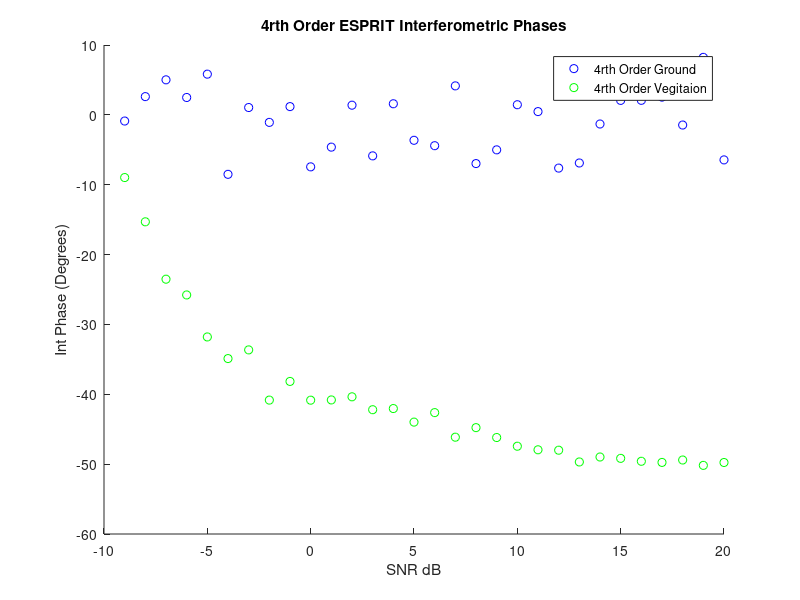
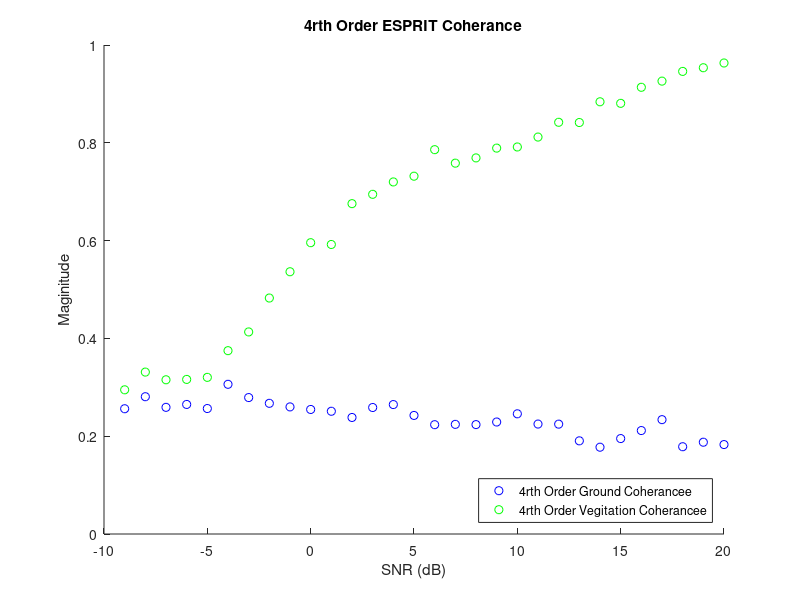

Write the MATLAB code that produced these figures, in order.
%% Forth Order ESPRIT
clc;clear;
%% Initializations
alpha = 1; %ground weighting factor
beta = 1;   %veg weighting factor

Pol_ground = [ 1; 1; 0; -1; 0; 0;]./sqrt(3); %ground
Pol_vegitation = [ 1; 1; 1; 1; 1; 1;]./sqrt(6); %vegitation

G_O = 30;
ground_offset = G_O*pi/180;
V_O = 50;
vegitation_offset = V_O*pi/180;

Averaged_samples = 100;
Window = 50;    %size of window
SNR_samples = 30;

ground_phase = zeros(SNR_samples,1); 
ground_mag = zeros(SNR_samples,1); 

vegitation_phase = zeros(SNR_samples,1);
vegitation_mag = zeros(SNR_samples,1);

SNR = zeros(1,SNR_samples);
%% Matrix Construction
for SNR_sample = 1:SNR_samples;
    
    SNR(SNR_sample)=SNR_sample-10;
    Noise = (10^(-SNR(SNR_sample)/20))/sqrt(3);
    
    for unusedvariable = 1:Averaged_samples
        
        g =  Pol_ground*(sqrt(-2*log(1-rand(1,Window))).*exp(1i*2*pi*rand(1,Window)));
        v =  Pol_vegitation*(sqrt(-2*log(1-rand(1,Window))).*exp(1i*2*pi*rand(1,Window)));
        
        s1 = alpha*g + beta*v;
        s2 = alpha*exp(1i*ground_offset)*g + beta*exp(1i*vegitation_offset)*v;
        
        s1_Noise = s1 + Noise*sqrt(-2*log(1-rand(6,Window))).*exp(1i*2*pi*rand(6,Window));
        s2_Noise = s2 + Noise*sqrt(-2*log(1-rand(6,Window))).*exp(1i*2*pi*rand(6,Window));
        
        %% ESPRIT Algorithm
        S1 = [s1_Noise(1,:).*s1_Noise(1,:)
            s1_Noise(2,:).*s1_Noise(2,:)
            s1_Noise(3,:).*s1_Noise(3,:)
            s1_Noise(1,:).*s1_Noise(2,:)
            s1_Noise(1,:).*s1_Noise(3,:)
            s1_Noise(2,:).*s1_Noise(3,:)];
        
        S2 = [s2_Noise(1,:).*s2_Noise(1,:)
            s2_Noise(2,:).*s2_Noise(2,:)
            s2_Noise(3,:).*s2_Noise(3,:)
            s2_Noise(1,:).*s2_Noise(2,:)
            s2_Noise(1,:).*s2_Noise(3,:)
            s2_Noise(2,:).*s2_Noise(3,:)];
        
        R1 = S1*S1'/Window;
        R2 = S1*S2'/Window;
        
        [eigenvec,eigenval] = eig(pinv(R1)*R2);
        
%         [~,srt]=sort(angle(diag(eigenval)),'descend');
        
%         Leig_copol = abs(eigenvec(1,srt(1)))^2 + abs(eigenvec(2,srt(1)))^2;
%         SLeig_copol = abs(eigenvec(1,srt(2)))^2 + abs(eigenvec(2,srt(2)))^2;
%                 
%         if (Leig_copol >= SLeig_copol)
%             
%         ground_phase(Averaged_sample) = ground_phase(Averaged_sample) + angle(eigenval(srt(1),srt(1)))/samples;
%         ground_mag(Averaged_sample) = ground_mag(Averaged_sample) + abs(eigenval(srt(1),srt(1)))/samples;
%         
%         vegitation_phase(Averaged_sample) = vegitation_phase(Averaged_sample) + angle(eigenval(srt(2),srt(2)))/samples;
%         vegitation_mag(Averaged_sample) = vegitation_mag(Averaged_sample) + abs(eigenval(srt(2),srt(2)))/samples;
%             
%         else
%             
%         ground_phase(Averaged_sample) = ground_phase(Averaged_sample) + 0.5*angle(eigenval(srt(2),srt(2)))/samples;
%         ground_mag(Averaged_sample) = ground_mag(Averaged_sample) + abs(eigenval(srt(2),srt(2)))/samples;
%         
%         vegitation_phase(Averaged_sample) = vegitation_phase(Averaged_sample) + 0.5*angle(eigenval(srt(1),srt(1)))/samples;
%         vegitation_mag(Averaged_sample) = vegitation_mag(Averaged_sample) + abs(eigenval(srt(1),srt(1)))/samples;
%             
%         end
        
        
        val1 = abs(Pol_ground'*eigenvec);
        [~,srt] = sort(val1,'descend');
        ground_phase(SNR_sample) = ground_phase(SNR_sample) + 0.5*angle(eigenval(srt(1),srt(1)))/Averaged_samples;
        ground_mag(SNR_sample) = ground_mag(SNR_sample) + abs(eigenval(srt(1),srt(1)))/Averaged_samples;
        
        val2 = abs(Pol_vegitation'*eigenvec);
        [~,srt] = sort(val2,'descend');
        vegitation_phase(SNR_sample) = vegitation_phase(SNR_sample) + 0.5*angle(eigenval(srt(1),srt(1)))/Averaged_samples;
        vegitation_mag(SNR_sample) = vegitation_mag(SNR_sample) + abs(eigenval(srt(1),srt(1)))/Averaged_samples;
        
    end
end
%% Plotting Results

figure(1);
title('4rth Order ESPRIT Interferometric Phases');
xlabel('SNR dB');ylabel('Int Phase (Degrees)');
hold on;
plot(SNR,ground_phase*180/pi,'bo');
plot(SNR,vegitation_phase*180/pi,'go');
legend('4rth Order Ground','4rth Order Vegitaion','Location','northeast')
hold off

figure(2)
title('4rth Order ESPRIT Coherance');
xlabel('SNR (dB)');ylabel('Maginitude')
hold on;
plot(SNR,ground_mag,'bo');
plot(SNR,vegitation_mag,'go');
legend('4rth Order Ground Coherancee','4rth Order Vegitation Coherancee','Location','southeast');
hold off;
